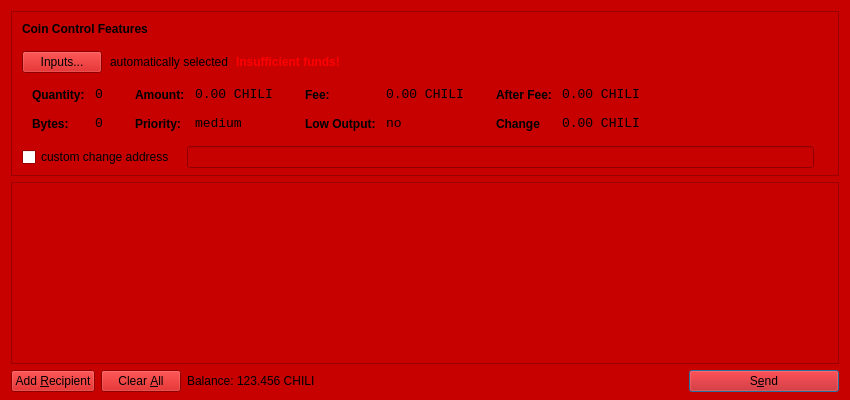
<?xml version="1.0" encoding="UTF-8"?>
<ui version="4.0">
 <class>SendCoinsDialog</class>
 <widget class="QDialog" name="SendCoinsDialog">
  <property name="geometry">
   <rect>
    <x>0</x>
    <y>0</y>
    <width>850</width>
    <height>400</height>
   </rect>
  </property>
  <property name="palette">
   <palette>
    <active>
     <colorrole role="WindowText">
      <brush brushstyle="SolidPattern">
       <color alpha="255">
        <red>0</red>
        <green>0</green>
        <blue>0</blue>
       </color>
      </brush>
     </colorrole>
     <colorrole role="Button">
      <brush brushstyle="SolidPattern">
       <color alpha="255">
        <red>199</red>
        <green>0</green>
        <blue>0</blue>
       </color>
      </brush>
     </colorrole>
     <colorrole role="Light">
      <brush brushstyle="SolidPattern">
       <color alpha="255">
        <red>255</red>
        <green>43</green>
        <blue>43</blue>
       </color>
      </brush>
     </colorrole>
     <colorrole role="Midlight">
      <brush brushstyle="SolidPattern">
       <color alpha="255">
        <red>227</red>
        <green>21</green>
        <blue>21</blue>
       </color>
      </brush>
     </colorrole>
     <colorrole role="Dark">
      <brush brushstyle="SolidPattern">
       <color alpha="255">
        <red>99</red>
        <green>0</green>
        <blue>0</blue>
       </color>
      </brush>
     </colorrole>
     <colorrole role="Mid">
      <brush brushstyle="SolidPattern">
       <color alpha="255">
        <red>133</red>
        <green>0</green>
        <blue>0</blue>
       </color>
      </brush>
     </colorrole>
     <colorrole role="Text">
      <brush brushstyle="SolidPattern">
       <color alpha="255">
        <red>0</red>
        <green>0</green>
        <blue>0</blue>
       </color>
      </brush>
     </colorrole>
     <colorrole role="BrightText">
      <brush brushstyle="SolidPattern">
       <color alpha="255">
        <red>255</red>
        <green>255</green>
        <blue>255</blue>
       </color>
      </brush>
     </colorrole>
     <colorrole role="ButtonText">
      <brush brushstyle="SolidPattern">
       <color alpha="255">
        <red>0</red>
        <green>0</green>
        <blue>0</blue>
       </color>
      </brush>
     </colorrole>
     <colorrole role="Base">
      <brush brushstyle="SolidPattern">
       <color alpha="255">
        <red>255</red>
        <green>255</green>
        <blue>255</blue>
       </color>
      </brush>
     </colorrole>
     <colorrole role="Window">
      <brush brushstyle="SolidPattern">
       <color alpha="255">
        <red>199</red>
        <green>0</green>
        <blue>0</blue>
       </color>
      </brush>
     </colorrole>
     <colorrole role="Shadow">
      <brush brushstyle="SolidPattern">
       <color alpha="255">
        <red>0</red>
        <green>0</green>
        <blue>0</blue>
       </color>
      </brush>
     </colorrole>
     <colorrole role="AlternateBase">
      <brush brushstyle="SolidPattern">
       <color alpha="255">
        <red>227</red>
        <green>127</green>
        <blue>127</blue>
       </color>
      </brush>
     </colorrole>
     <colorrole role="ToolTipBase">
      <brush brushstyle="SolidPattern">
       <color alpha="255">
        <red>255</red>
        <green>255</green>
        <blue>220</blue>
       </color>
      </brush>
     </colorrole>
     <colorrole role="ToolTipText">
      <brush brushstyle="SolidPattern">
       <color alpha="255">
        <red>0</red>
        <green>0</green>
        <blue>0</blue>
       </color>
      </brush>
     </colorrole>
    </active>
    <inactive>
     <colorrole role="WindowText">
      <brush brushstyle="SolidPattern">
       <color alpha="255">
        <red>0</red>
        <green>0</green>
        <blue>0</blue>
       </color>
      </brush>
     </colorrole>
     <colorrole role="Button">
      <brush brushstyle="SolidPattern">
       <color alpha="255">
        <red>199</red>
        <green>0</green>
        <blue>0</blue>
       </color>
      </brush>
     </colorrole>
     <colorrole role="Light">
      <brush brushstyle="SolidPattern">
       <color alpha="255">
        <red>255</red>
        <green>43</green>
        <blue>43</blue>
       </color>
      </brush>
     </colorrole>
     <colorrole role="Midlight">
      <brush brushstyle="SolidPattern">
       <color alpha="255">
        <red>227</red>
        <green>21</green>
        <blue>21</blue>
       </color>
      </brush>
     </colorrole>
     <colorrole role="Dark">
      <brush brushstyle="SolidPattern">
       <color alpha="255">
        <red>99</red>
        <green>0</green>
        <blue>0</blue>
       </color>
      </brush>
     </colorrole>
     <colorrole role="Mid">
      <brush brushstyle="SolidPattern">
       <color alpha="255">
        <red>133</red>
        <green>0</green>
        <blue>0</blue>
       </color>
      </brush>
     </colorrole>
     <colorrole role="Text">
      <brush brushstyle="SolidPattern">
       <color alpha="255">
        <red>0</red>
        <green>0</green>
        <blue>0</blue>
       </color>
      </brush>
     </colorrole>
     <colorrole role="BrightText">
      <brush brushstyle="SolidPattern">
       <color alpha="255">
        <red>255</red>
        <green>255</green>
        <blue>255</blue>
       </color>
      </brush>
     </colorrole>
     <colorrole role="ButtonText">
      <brush brushstyle="SolidPattern">
       <color alpha="255">
        <red>0</red>
        <green>0</green>
        <blue>0</blue>
       </color>
      </brush>
     </colorrole>
     <colorrole role="Base">
      <brush brushstyle="SolidPattern">
       <color alpha="255">
        <red>255</red>
        <green>255</green>
        <blue>255</blue>
       </color>
      </brush>
     </colorrole>
     <colorrole role="Window">
      <brush brushstyle="SolidPattern">
       <color alpha="255">
        <red>199</red>
        <green>0</green>
        <blue>0</blue>
       </color>
      </brush>
     </colorrole>
     <colorrole role="Shadow">
      <brush brushstyle="SolidPattern">
       <color alpha="255">
        <red>0</red>
        <green>0</green>
        <blue>0</blue>
       </color>
      </brush>
     </colorrole>
     <colorrole role="AlternateBase">
      <brush brushstyle="SolidPattern">
       <color alpha="255">
        <red>227</red>
        <green>127</green>
        <blue>127</blue>
       </color>
      </brush>
     </colorrole>
     <colorrole role="ToolTipBase">
      <brush brushstyle="SolidPattern">
       <color alpha="255">
        <red>255</red>
        <green>255</green>
        <blue>220</blue>
       </color>
      </brush>
     </colorrole>
     <colorrole role="ToolTipText">
      <brush brushstyle="SolidPattern">
       <color alpha="255">
        <red>0</red>
        <green>0</green>
        <blue>0</blue>
       </color>
      </brush>
     </colorrole>
    </inactive>
    <disabled>
     <colorrole role="WindowText">
      <brush brushstyle="SolidPattern">
       <color alpha="255">
        <red>99</red>
        <green>0</green>
        <blue>0</blue>
       </color>
      </brush>
     </colorrole>
     <colorrole role="Button">
      <brush brushstyle="SolidPattern">
       <color alpha="255">
        <red>199</red>
        <green>0</green>
        <blue>0</blue>
       </color>
      </brush>
     </colorrole>
     <colorrole role="Light">
      <brush brushstyle="SolidPattern">
       <color alpha="255">
        <red>255</red>
        <green>43</green>
        <blue>43</blue>
       </color>
      </brush>
     </colorrole>
     <colorrole role="Midlight">
      <brush brushstyle="SolidPattern">
       <color alpha="255">
        <red>227</red>
        <green>21</green>
        <blue>21</blue>
       </color>
      </brush>
     </colorrole>
     <colorrole role="Dark">
      <brush brushstyle="SolidPattern">
       <color alpha="255">
        <red>99</red>
        <green>0</green>
        <blue>0</blue>
       </color>
      </brush>
     </colorrole>
     <colorrole role="Mid">
      <brush brushstyle="SolidPattern">
       <color alpha="255">
        <red>133</red>
        <green>0</green>
        <blue>0</blue>
       </color>
      </brush>
     </colorrole>
     <colorrole role="Text">
      <brush brushstyle="SolidPattern">
       <color alpha="255">
        <red>99</red>
        <green>0</green>
        <blue>0</blue>
       </color>
      </brush>
     </colorrole>
     <colorrole role="BrightText">
      <brush brushstyle="SolidPattern">
       <color alpha="255">
        <red>255</red>
        <green>255</green>
        <blue>255</blue>
       </color>
      </brush>
     </colorrole>
     <colorrole role="ButtonText">
      <brush brushstyle="SolidPattern">
       <color alpha="255">
        <red>99</red>
        <green>0</green>
        <blue>0</blue>
       </color>
      </brush>
     </colorrole>
     <colorrole role="Base">
      <brush brushstyle="SolidPattern">
       <color alpha="255">
        <red>199</red>
        <green>0</green>
        <blue>0</blue>
       </color>
      </brush>
     </colorrole>
     <colorrole role="Window">
      <brush brushstyle="SolidPattern">
       <color alpha="255">
        <red>199</red>
        <green>0</green>
        <blue>0</blue>
       </color>
      </brush>
     </colorrole>
     <colorrole role="Shadow">
      <brush brushstyle="SolidPattern">
       <color alpha="255">
        <red>0</red>
        <green>0</green>
        <blue>0</blue>
       </color>
      </brush>
     </colorrole>
     <colorrole role="AlternateBase">
      <brush brushstyle="SolidPattern">
       <color alpha="255">
        <red>199</red>
        <green>0</green>
        <blue>0</blue>
       </color>
      </brush>
     </colorrole>
     <colorrole role="ToolTipBase">
      <brush brushstyle="SolidPattern">
       <color alpha="255">
        <red>255</red>
        <green>255</green>
        <blue>220</blue>
       </color>
      </brush>
     </colorrole>
     <colorrole role="ToolTipText">
      <brush brushstyle="SolidPattern">
       <color alpha="255">
        <red>0</red>
        <green>0</green>
        <blue>0</blue>
       </color>
      </brush>
     </colorrole>
    </disabled>
   </palette>
  </property>
  <property name="windowTitle">
   <string>Send Coins</string>
  </property>
  <layout class="QVBoxLayout" name="verticalLayout" stretch="0,1,0">
   <property name="bottomMargin">
    <number>8</number>
   </property>
   <item>
    <widget class="QFrame" name="frameCoinControl">
     <property name="sizePolicy">
      <sizepolicy hsizetype="Expanding" vsizetype="Expanding">
       <horstretch>0</horstretch>
       <verstretch>0</verstretch>
      </sizepolicy>
     </property>
     <property name="maximumSize">
      <size>
       <width>16777215</width>
       <height>16777215</height>
      </size>
     </property>
     <property name="frameShape">
      <enum>QFrame::StyledPanel</enum>
     </property>
     <property name="frameShadow">
      <enum>QFrame::Sunken</enum>
     </property>
     <layout class="QVBoxLayout" name="verticalLayoutCoinControl2">
      <property name="spacing">
       <number>6</number>
      </property>
      <property name="leftMargin">
       <number>0</number>
      </property>
      <property name="topMargin">
       <number>0</number>
      </property>
      <property name="rightMargin">
       <number>0</number>
      </property>
      <property name="bottomMargin">
       <number>6</number>
      </property>
      <item>
       <layout class="QVBoxLayout" name="verticalLayoutCoinControl" stretch="0,0,0,0,1">
        <property name="spacing">
         <number>0</number>
        </property>
        <property name="leftMargin">
         <number>10</number>
        </property>
        <property name="topMargin">
         <number>10</number>
        </property>
        <item>
         <layout class="QHBoxLayout" name="horizontalLayoutCoinControl1">
          <property name="bottomMargin">
           <number>15</number>
          </property>
          <item>
           <widget class="QLabel" name="labelCoinControlFeatures">
            <property name="sizePolicy">
             <sizepolicy hsizetype="Preferred" vsizetype="Maximum">
              <horstretch>0</horstretch>
              <verstretch>0</verstretch>
             </sizepolicy>
            </property>
            <property name="font">
             <font>
              <weight>75</weight>
              <bold>true</bold>
             </font>
            </property>
            <property name="styleSheet">
             <string notr="true">font-weight:bold;</string>
            </property>
            <property name="text">
             <string>Coin Control Features</string>
            </property>
           </widget>
          </item>
         </layout>
        </item>
        <item>
         <layout class="QHBoxLayout" name="horizontalLayoutCoinControl2" stretch="0,0,0,0">
          <property name="spacing">
           <number>8</number>
          </property>
          <property name="bottomMargin">
           <number>10</number>
          </property>
          <item>
           <widget class="QPushButton" name="pushButtonCoinControl">
            <property name="styleSheet">
             <string notr="true"/>
            </property>
            <property name="text">
             <string>Inputs...</string>
            </property>
           </widget>
          </item>
          <item>
           <widget class="QLabel" name="labelCoinControlAutomaticallySelected">
            <property name="text">
             <string>automatically selected</string>
            </property>
            <property name="margin">
             <number>5</number>
            </property>
           </widget>
          </item>
          <item>
           <widget class="QLabel" name="labelCoinControlInsuffFunds">
            <property name="font">
             <font>
              <weight>75</weight>
              <bold>true</bold>
             </font>
            </property>
            <property name="styleSheet">
             <string notr="true">color:red;font-weight:bold;</string>
            </property>
            <property name="text">
             <string>Insufficient funds!</string>
            </property>
            <property name="margin">
             <number>5</number>
            </property>
           </widget>
          </item>
          <item>
           <spacer name="horizontalSpacerCoinControl">
            <property name="orientation">
             <enum>Qt::Horizontal</enum>
            </property>
            <property name="sizeHint" stdset="0">
             <size>
              <width>40</width>
              <height>1</height>
             </size>
            </property>
           </spacer>
          </item>
         </layout>
        </item>
        <item>
         <widget class="QWidget" name="widgetCoinControl" native="true">
          <property name="sizePolicy">
           <sizepolicy hsizetype="Preferred" vsizetype="Preferred">
            <horstretch>0</horstretch>
            <verstretch>0</verstretch>
           </sizepolicy>
          </property>
          <property name="minimumSize">
           <size>
            <width>0</width>
            <height>0</height>
           </size>
          </property>
          <property name="styleSheet">
           <string notr="true"/>
          </property>
          <layout class="QHBoxLayout" name="horizontalLayoutCoinControl5">
           <property name="leftMargin">
            <number>0</number>
           </property>
           <property name="topMargin">
            <number>0</number>
           </property>
           <property name="rightMargin">
            <number>0</number>
           </property>
           <property name="bottomMargin">
            <number>0</number>
           </property>
           <item>
            <layout class="QHBoxLayout" name="horizontalLayoutCoinControl3" stretch="0,0,0,1">
             <property name="spacing">
              <number>20</number>
             </property>
             <property name="topMargin">
              <number>0</number>
             </property>
             <property name="bottomMargin">
              <number>10</number>
             </property>
             <item>
              <layout class="QFormLayout" name="formLayoutCoinControl1">
               <property name="horizontalSpacing">
                <number>10</number>
               </property>
               <property name="verticalSpacing">
                <number>14</number>
               </property>
               <property name="leftMargin">
                <number>10</number>
               </property>
               <property name="topMargin">
                <number>4</number>
               </property>
               <property name="rightMargin">
                <number>6</number>
               </property>
               <item row="0" column="0">
                <widget class="QLabel" name="labelCoinControlQuantityText">
                 <property name="styleSheet">
                  <string notr="true">font-weight:bold;</string>
                 </property>
                 <property name="text">
                  <string>Quantity:</string>
                 </property>
                 <property name="margin">
                  <number>0</number>
                 </property>
                </widget>
               </item>
               <item row="0" column="1">
                <widget class="QLabel" name="labelCoinControlQuantity">
                 <property name="font">
                  <font>
                   <family>Monospace</family>
                   <pointsize>10</pointsize>
                  </font>
                 </property>
                 <property name="cursor">
                  <cursorShape>IBeamCursor</cursorShape>
                 </property>
                 <property name="contextMenuPolicy">
                  <enum>Qt::ActionsContextMenu</enum>
                 </property>
                 <property name="text">
                  <string>0</string>
                 </property>
                 <property name="margin">
                  <number>0</number>
                 </property>
                 <property name="textInteractionFlags">
                  <set>Qt::LinksAccessibleByMouse|Qt::TextSelectableByKeyboard|Qt::TextSelectableByMouse</set>
                 </property>
                </widget>
               </item>
               <item row="1" column="0">
                <widget class="QLabel" name="labelCoinControlBytesText">
                 <property name="styleSheet">
                  <string notr="true">font-weight:bold;</string>
                 </property>
                 <property name="text">
                  <string>Bytes:</string>
                 </property>
                </widget>
               </item>
               <item row="1" column="1">
                <widget class="QLabel" name="labelCoinControlBytes">
                 <property name="font">
                  <font>
                   <family>Monospace</family>
                   <pointsize>10</pointsize>
                  </font>
                 </property>
                 <property name="cursor">
                  <cursorShape>IBeamCursor</cursorShape>
                 </property>
                 <property name="contextMenuPolicy">
                  <enum>Qt::ActionsContextMenu</enum>
                 </property>
                 <property name="text">
                  <string>0</string>
                 </property>
                 <property name="textInteractionFlags">
                  <set>Qt::LinksAccessibleByMouse|Qt::TextSelectableByKeyboard|Qt::TextSelectableByMouse</set>
                 </property>
                </widget>
               </item>
              </layout>
             </item>
             <item>
              <layout class="QFormLayout" name="formLayoutCoinControl2">
               <property name="horizontalSpacing">
                <number>10</number>
               </property>
               <property name="verticalSpacing">
                <number>14</number>
               </property>
               <property name="leftMargin">
                <number>6</number>
               </property>
               <property name="topMargin">
                <number>4</number>
               </property>
               <property name="rightMargin">
                <number>6</number>
               </property>
               <item row="0" column="0">
                <widget class="QLabel" name="labelCoinControlAmountText">
                 <property name="styleSheet">
                  <string notr="true">font-weight:bold;</string>
                 </property>
                 <property name="text">
                  <string>Amount:</string>
                 </property>
                 <property name="margin">
                  <number>0</number>
                 </property>
                </widget>
               </item>
               <item row="0" column="1">
                <widget class="QLabel" name="labelCoinControlAmount">
                 <property name="font">
                  <font>
                   <family>Monospace</family>
                   <pointsize>10</pointsize>
                  </font>
                 </property>
                 <property name="cursor">
                  <cursorShape>IBeamCursor</cursorShape>
                 </property>
                 <property name="contextMenuPolicy">
                  <enum>Qt::ActionsContextMenu</enum>
                 </property>
                 <property name="text">
                  <string>0.00 CHILI</string>
                 </property>
                 <property name="textInteractionFlags">
                  <set>Qt::LinksAccessibleByMouse|Qt::TextSelectableByKeyboard|Qt::TextSelectableByMouse</set>
                 </property>
                </widget>
               </item>
               <item row="1" column="0">
                <widget class="QLabel" name="labelCoinControlPriorityText">
                 <property name="styleSheet">
                  <string notr="true">font-weight:bold;</string>
                 </property>
                 <property name="text">
                  <string>Priority:</string>
                 </property>
                </widget>
               </item>
               <item row="1" column="1">
                <widget class="QLabel" name="labelCoinControlPriority">
                 <property name="font">
                  <font>
                   <family>Monospace</family>
                   <pointsize>10</pointsize>
                  </font>
                 </property>
                 <property name="cursor">
                  <cursorShape>IBeamCursor</cursorShape>
                 </property>
                 <property name="contextMenuPolicy">
                  <enum>Qt::ActionsContextMenu</enum>
                 </property>
                 <property name="text">
                  <string>medium</string>
                 </property>
                 <property name="textInteractionFlags">
                  <set>Qt::LinksAccessibleByMouse|Qt::TextSelectableByKeyboard|Qt::TextSelectableByMouse</set>
                 </property>
                </widget>
               </item>
              </layout>
             </item>
             <item>
              <layout class="QFormLayout" name="formLayoutCoinControl3">
               <property name="horizontalSpacing">
                <number>10</number>
               </property>
               <property name="verticalSpacing">
                <number>14</number>
               </property>
               <property name="leftMargin">
                <number>6</number>
               </property>
               <property name="topMargin">
                <number>4</number>
               </property>
               <property name="rightMargin">
                <number>6</number>
               </property>
               <item row="0" column="0">
                <widget class="QLabel" name="labelCoinControlFeeText">
                 <property name="styleSheet">
                  <string notr="true">font-weight:bold;</string>
                 </property>
                 <property name="text">
                  <string>Fee:</string>
                 </property>
                 <property name="margin">
                  <number>0</number>
                 </property>
                </widget>
               </item>
               <item row="0" column="1">
                <widget class="QLabel" name="labelCoinControlFee">
                 <property name="font">
                  <font>
                   <family>Monospace</family>
                   <pointsize>10</pointsize>
                  </font>
                 </property>
                 <property name="cursor">
                  <cursorShape>IBeamCursor</cursorShape>
                 </property>
                 <property name="contextMenuPolicy">
                  <enum>Qt::ActionsContextMenu</enum>
                 </property>
                 <property name="text">
                  <string>0.00 CHILI</string>
                 </property>
                 <property name="textInteractionFlags">
                  <set>Qt::LinksAccessibleByMouse|Qt::TextSelectableByKeyboard|Qt::TextSelectableByMouse</set>
                 </property>
                </widget>
               </item>
               <item row="1" column="0">
                <widget class="QLabel" name="labelCoinControlLowOutputText">
                 <property name="styleSheet">
                  <string notr="true">font-weight:bold;</string>
                 </property>
                 <property name="text">
                  <string>Low Output:</string>
                 </property>
                </widget>
               </item>
               <item row="1" column="1">
                <widget class="QLabel" name="labelCoinControlLowOutput">
                 <property name="font">
                  <font>
                   <family>Monospace</family>
                   <pointsize>10</pointsize>
                  </font>
                 </property>
                 <property name="cursor">
                  <cursorShape>IBeamCursor</cursorShape>
                 </property>
                 <property name="contextMenuPolicy">
                  <enum>Qt::ActionsContextMenu</enum>
                 </property>
                 <property name="text">
                  <string>no</string>
                 </property>
                 <property name="textInteractionFlags">
                  <set>Qt::LinksAccessibleByMouse|Qt::TextSelectableByKeyboard|Qt::TextSelectableByMouse</set>
                 </property>
                </widget>
               </item>
              </layout>
             </item>
             <item>
              <layout class="QFormLayout" name="formLayoutCoinControl4">
               <property name="horizontalSpacing">
                <number>10</number>
               </property>
               <property name="verticalSpacing">
                <number>14</number>
               </property>
               <property name="leftMargin">
                <number>6</number>
               </property>
               <property name="topMargin">
                <number>4</number>
               </property>
               <property name="rightMargin">
                <number>6</number>
               </property>
               <item row="0" column="0">
                <widget class="QLabel" name="labelCoinControlAfterFeeText">
                 <property name="styleSheet">
                  <string notr="true">font-weight:bold;</string>
                 </property>
                 <property name="text">
                  <string>After Fee:</string>
                 </property>
                 <property name="margin">
                  <number>0</number>
                 </property>
                </widget>
               </item>
               <item row="0" column="1">
                <widget class="QLabel" name="labelCoinControlAfterFee">
                 <property name="font">
                  <font>
                   <family>Monospace</family>
                   <pointsize>10</pointsize>
                  </font>
                 </property>
                 <property name="cursor">
                  <cursorShape>IBeamCursor</cursorShape>
                 </property>
                 <property name="contextMenuPolicy">
                  <enum>Qt::ActionsContextMenu</enum>
                 </property>
                 <property name="text">
                  <string>0.00 CHILI</string>
                 </property>
                 <property name="textInteractionFlags">
                  <set>Qt::LinksAccessibleByMouse|Qt::TextSelectableByKeyboard|Qt::TextSelectableByMouse</set>
                 </property>
                </widget>
               </item>
               <item row="1" column="0">
                <widget class="QLabel" name="labelCoinControlChangeText">
                 <property name="styleSheet">
                  <string notr="true">font-weight:bold;</string>
                 </property>
                 <property name="text">
                  <string>Change</string>
                 </property>
                </widget>
               </item>
               <item row="1" column="1">
                <widget class="QLabel" name="labelCoinControlChange">
                 <property name="font">
                  <font>
                   <family>Monospace</family>
                   <pointsize>10</pointsize>
                  </font>
                 </property>
                 <property name="cursor">
                  <cursorShape>IBeamCursor</cursorShape>
                 </property>
                 <property name="contextMenuPolicy">
                  <enum>Qt::ActionsContextMenu</enum>
                 </property>
                 <property name="text">
                  <string>0.00 CHILI</string>
                 </property>
                 <property name="textInteractionFlags">
                  <set>Qt::LinksAccessibleByMouse|Qt::TextSelectableByKeyboard|Qt::TextSelectableByMouse</set>
                 </property>
                </widget>
               </item>
              </layout>
             </item>
            </layout>
           </item>
          </layout>
         </widget>
        </item>
        <item>
         <layout class="QHBoxLayout" name="horizontalLayoutCoinControl4" stretch="0,0,0">
          <property name="spacing">
           <number>12</number>
          </property>
          <property name="sizeConstraint">
           <enum>QLayout::SetDefaultConstraint</enum>
          </property>
          <property name="topMargin">
           <number>5</number>
          </property>
          <property name="rightMargin">
           <number>5</number>
          </property>
          <item>
           <widget class="QCheckBox" name="checkBoxCoinControlChange">
            <property name="text">
             <string>custom change address</string>
            </property>
           </widget>
          </item>
          <item>
           <widget class="QLineEdit" name="lineEditCoinControlChange">
            <property name="enabled">
             <bool>false</bool>
            </property>
            <property name="sizePolicy">
             <sizepolicy hsizetype="Expanding" vsizetype="Fixed">
              <horstretch>0</horstretch>
              <verstretch>0</verstretch>
             </sizepolicy>
            </property>
           </widget>
          </item>
          <item>
           <widget class="QLabel" name="labelCoinControlChangeLabel">
            <property name="sizePolicy">
             <sizepolicy hsizetype="Preferred" vsizetype="Expanding">
              <horstretch>0</horstretch>
              <verstretch>0</verstretch>
             </sizepolicy>
            </property>
            <property name="minimumSize">
             <size>
              <width>0</width>
              <height>0</height>
             </size>
            </property>
            <property name="text">
             <string/>
            </property>
            <property name="margin">
             <number>3</number>
            </property>
           </widget>
          </item>
         </layout>
        </item>
        <item>
         <spacer name="verticalSpacerCoinControl">
          <property name="orientation">
           <enum>Qt::Vertical</enum>
          </property>
          <property name="sizeHint" stdset="0">
           <size>
            <width>800</width>
            <height>1</height>
           </size>
          </property>
         </spacer>
        </item>
       </layout>
      </item>
     </layout>
    </widget>
   </item>
   <item>
    <widget class="QScrollArea" name="scrollArea">
     <property name="widgetResizable">
      <bool>true</bool>
     </property>
     <widget class="QWidget" name="scrollAreaWidgetContents">
      <property name="geometry">
       <rect>
        <x>0</x>
        <y>0</y>
        <width>830</width>
        <height>172</height>
       </rect>
      </property>
      <layout class="QVBoxLayout" name="verticalLayout_2">
       <property name="leftMargin">
        <number>0</number>
       </property>
       <property name="topMargin">
        <number>0</number>
       </property>
       <property name="rightMargin">
        <number>0</number>
       </property>
       <property name="bottomMargin">
        <number>0</number>
       </property>
       <item>
        <layout class="QVBoxLayout" name="entries">
         <property name="spacing">
          <number>6</number>
         </property>
        </layout>
       </item>
       <item>
        <spacer name="verticalSpacer">
         <property name="orientation">
          <enum>Qt::Vertical</enum>
         </property>
         <property name="sizeHint" stdset="0">
          <size>
           <width>20</width>
           <height>40</height>
          </size>
         </property>
        </spacer>
       </item>
      </layout>
     </widget>
    </widget>
   </item>
   <item>
    <layout class="QHBoxLayout" name="horizontalLayout">
     <item>
      <widget class="QPushButton" name="addButton">
       <property name="toolTip">
        <string>Send to multiple recipients at once</string>
       </property>
       <property name="text">
        <string>Add &amp;Recipient</string>
       </property>
       <property name="icon">
        <iconset resource="../bitcoin.qrc">
         <normaloff>:/icons/add</normaloff>:/icons/add</iconset>
       </property>
       <property name="autoDefault">
        <bool>false</bool>
       </property>
      </widget>
     </item>
     <item>
      <widget class="QPushButton" name="clearButton">
       <property name="sizePolicy">
        <sizepolicy hsizetype="Minimum" vsizetype="Fixed">
         <horstretch>0</horstretch>
         <verstretch>0</verstretch>
        </sizepolicy>
       </property>
       <property name="toolTip">
        <string>Remove all transaction fields</string>
       </property>
       <property name="text">
        <string>Clear &amp;All</string>
       </property>
       <property name="icon">
        <iconset resource="../bitcoin.qrc">
         <normaloff>:/icons/remove</normaloff>:/icons/remove</iconset>
       </property>
       <property name="autoRepeatDelay">
        <number>300</number>
       </property>
       <property name="autoDefault">
        <bool>false</bool>
       </property>
      </widget>
     </item>
     <item>
      <layout class="QHBoxLayout" name="horizontalLayout_2">
       <property name="spacing">
        <number>3</number>
       </property>
       <item>
        <widget class="QLabel" name="label">
         <property name="sizePolicy">
          <sizepolicy hsizetype="Preferred" vsizetype="Fixed">
           <horstretch>0</horstretch>
           <verstretch>0</verstretch>
          </sizepolicy>
         </property>
         <property name="text">
          <string>Balance:</string>
         </property>
        </widget>
       </item>
       <item>
        <widget class="QLabel" name="labelBalance">
         <property name="sizePolicy">
          <sizepolicy hsizetype="Preferred" vsizetype="Fixed">
           <horstretch>0</horstretch>
           <verstretch>0</verstretch>
          </sizepolicy>
         </property>
         <property name="cursor">
          <cursorShape>IBeamCursor</cursorShape>
         </property>
         <property name="text">
          <string>123.456 CHILI</string>
         </property>
         <property name="textInteractionFlags">
          <set>Qt::LinksAccessibleByMouse|Qt::TextSelectableByKeyboard|Qt::TextSelectableByMouse</set>
         </property>
        </widget>
       </item>
      </layout>
     </item>
     <item>
      <spacer name="horizontalSpacer">
       <property name="orientation">
        <enum>Qt::Horizontal</enum>
       </property>
       <property name="sizeHint" stdset="0">
        <size>
         <width>40</width>
         <height>20</height>
        </size>
       </property>
      </spacer>
     </item>
     <item>
      <widget class="QPushButton" name="sendButton">
       <property name="minimumSize">
        <size>
         <width>150</width>
         <height>0</height>
        </size>
       </property>
       <property name="toolTip">
        <string>Confirm the send action</string>
       </property>
       <property name="text">
        <string>S&amp;end</string>
       </property>
       <property name="icon">
        <iconset resource="../bitcoin.qrc">
         <normaloff>:/icons/send</normaloff>:/icons/send</iconset>
       </property>
       <property name="default">
        <bool>true</bool>
       </property>
      </widget>
     </item>
    </layout>
   </item>
  </layout>
 </widget>
 <resources>
  <include location="../bitcoin.qrc"/>
 </resources>
 <connections/>
</ui>
